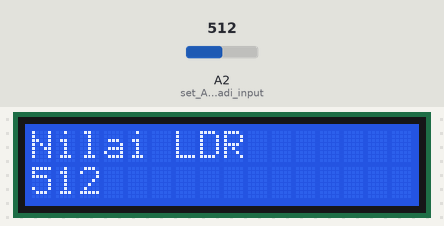
A sketch run on a simulated Arduino Uno, built with avr-gcc and run on an emulated ATmega328P. Parts: 16×2 character LCD. The test bench sets the inputs (shaded band); at power-on: A2 (set_A0_menjadi_input) = 512. What the sketch prints to the serial monitor is not drawn.

Above: at 1.2 s.
1.3 s: A2 (set_A0_menjadi_input) set to 716
At 2.3 s:
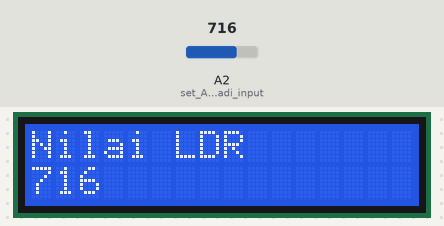
3.0 s: A2 (set_A0_menjadi_input) set to 900
At 3.8 s:
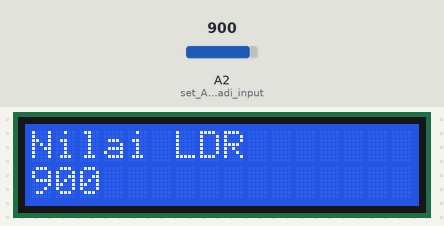
4.5 s: A2 (set_A0_menjadi_input) set to 1023
At 5.5 s:
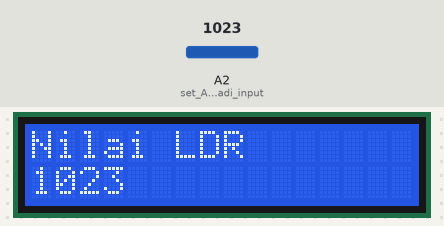
Timing chart, 0 to 7.5 s (numbered marks = the images above; inputs shaded):
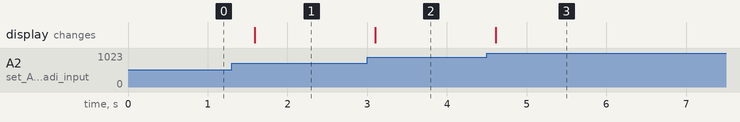

The sketch:

TUTORIAL_LCD_3.ino
```cpp
/*
   TUTORIAL LCD 1602 PADA ARDUINO
   MENGGUNAKAN I2C
   MENAMPILKAN NILAI ANALOG DARI LDR

   Pinout LCD :
   SDA -> SDA
   SCL -> SCL
   VCC -> VCC
   GND -> GND

   LDR -> A2
*/

#include <Wire.h>

#include <LiquidCrystal_I2C.h>
//set I2C address untuk Modul I2C LCD, beberapa modul menggunakan 0x3F atau 0x27

//                    addr, en,rw,rs,d4,d5,d6,d7,bl,blpol
LiquidCrystal_I2C lcd(0x3F, 2, 1, 0, 4, 5, 6, 7, 3, POSITIVE);


void setup()
{
  pinMode(A2,INPUT); //set A0 menjadi input
  Serial.begin(115200);  // memulai komunikasi serial untuk debug
  Serial.println("Mencoba LDR pada Arduino");

  lcd.begin(16, 2);  // inisiasi lcd

  //-------- Menulis karakter pada display LCD ------------------
  // NOTE: Posisi cursor : (KOLOM, BARIS) mulai dari 0
  lcd.setCursor(0, 0); //set cursor untuk mulai pada kolom 0 di baris 0
  lcd.print("Nilai LDR");

}

void loop()
{
  int hasil = analogRead(A2); //ambil data nilai A2 dan simpan ke variabel hasil
  lcd.setCursor(0, 1);
  lcd.print(hasil);
  delay(500);
}
```

Measured:
- after the input at 1.3 s, the display: changes after 0.29 s (image 1)
- after the input at 3.0 s, the display: changes after 0.10 s (image 2)
- after the input at 4.5 s, the display: changes after 0.11 s (image 3)
